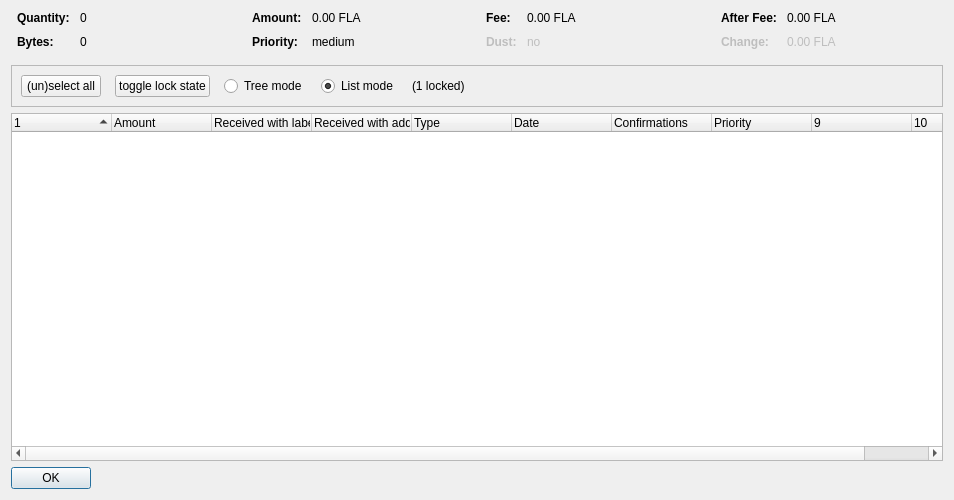
<?xml version="1.0" encoding="UTF-8"?>
<ui version="4.0">
 <class>CoinControlDialog</class>
 <widget class="QDialog" name="CoinControlDialog">
  <property name="geometry">
   <rect>
    <x>0</x>
    <y>0</y>
    <width>954</width>
    <height>500</height>
   </rect>
  </property>
  <property name="windowTitle">
   <string>Coin Selection</string>
  </property>
  <layout class="QVBoxLayout" name="verticalLayout">
   <item>
    <layout class="QHBoxLayout" name="horizontalLayoutTop" stretch="0,0,0,0">
     <property name="topMargin">
      <number>0</number>
     </property>
     <property name="bottomMargin">
      <number>10</number>
     </property>
     <item>
      <layout class="QFormLayout" name="formLayoutCoinControl1">
       <property name="horizontalSpacing">
        <number>10</number>
       </property>
       <property name="verticalSpacing">
        <number>10</number>
       </property>
       <property name="leftMargin">
        <number>6</number>
       </property>
       <property name="rightMargin">
        <number>6</number>
       </property>
       <item row="0" column="0">
        <widget class="QLabel" name="labelCoinControlQuantityText">
         <property name="font">
          <font>
           <weight>75</weight>
           <bold>true</bold>
          </font>
         </property>
         <property name="text">
          <string>Quantity:</string>
         </property>
        </widget>
       </item>
       <item row="0" column="1">
        <widget class="QLabel" name="labelCoinControlQuantity">
         <property name="cursor">
          <cursorShape>IBeamCursor</cursorShape>
         </property>
         <property name="contextMenuPolicy">
          <enum>Qt::ActionsContextMenu</enum>
         </property>
         <property name="text">
          <string notr="true">0</string>
         </property>
         <property name="textInteractionFlags">
          <set>Qt::LinksAccessibleByMouse|Qt::TextSelectableByKeyboard|Qt::TextSelectableByMouse</set>
         </property>
        </widget>
       </item>
       <item row="1" column="0">
        <widget class="QLabel" name="labelCoinControlBytesText">
         <property name="font">
          <font>
           <weight>75</weight>
           <bold>true</bold>
          </font>
         </property>
         <property name="text">
          <string>Bytes:</string>
         </property>
        </widget>
       </item>
       <item row="1" column="1">
        <widget class="QLabel" name="labelCoinControlBytes">
         <property name="cursor">
          <cursorShape>IBeamCursor</cursorShape>
         </property>
         <property name="contextMenuPolicy">
          <enum>Qt::ActionsContextMenu</enum>
         </property>
         <property name="text">
          <string notr="true">0</string>
         </property>
         <property name="textInteractionFlags">
          <set>Qt::LinksAccessibleByMouse|Qt::TextSelectableByKeyboard|Qt::TextSelectableByMouse</set>
         </property>
        </widget>
       </item>
      </layout>
     </item>
     <item>
      <layout class="QFormLayout" name="formLayoutCoinControl2">
       <property name="horizontalSpacing">
        <number>10</number>
       </property>
       <property name="verticalSpacing">
        <number>10</number>
       </property>
       <property name="leftMargin">
        <number>6</number>
       </property>
       <property name="rightMargin">
        <number>6</number>
       </property>
       <item row="0" column="0">
        <widget class="QLabel" name="labelCoinControlAmountText">
         <property name="font">
          <font>
           <weight>75</weight>
           <bold>true</bold>
          </font>
         </property>
         <property name="text">
          <string>Amount:</string>
         </property>
        </widget>
       </item>
       <item row="0" column="1">
        <widget class="QLabel" name="labelCoinControlAmount">
         <property name="cursor">
          <cursorShape>IBeamCursor</cursorShape>
         </property>
         <property name="contextMenuPolicy">
          <enum>Qt::ActionsContextMenu</enum>
         </property>
         <property name="text">
          <string notr="true">0.00 FLA</string>
         </property>
         <property name="textInteractionFlags">
          <set>Qt::LinksAccessibleByMouse|Qt::TextSelectableByKeyboard|Qt::TextSelectableByMouse</set>
         </property>
        </widget>
       </item>
       <item row="1" column="0">
        <widget class="QLabel" name="labelCoinControlPriorityText">
         <property name="font">
          <font>
           <weight>75</weight>
           <bold>true</bold>
          </font>
         </property>
         <property name="text">
          <string>Priority:</string>
         </property>
        </widget>
       </item>
       <item row="1" column="1">
        <widget class="QLabel" name="labelCoinControlPriority">
         <property name="cursor">
          <cursorShape>IBeamCursor</cursorShape>
         </property>
         <property name="contextMenuPolicy">
          <enum>Qt::ActionsContextMenu</enum>
         </property>
         <property name="text">
          <string>medium</string>
         </property>
         <property name="textInteractionFlags">
          <set>Qt::LinksAccessibleByMouse|Qt::TextSelectableByKeyboard|Qt::TextSelectableByMouse</set>
         </property>
        </widget>
       </item>
      </layout>
     </item>
     <item>
      <layout class="QFormLayout" name="formLayoutCoinControl3">
       <property name="horizontalSpacing">
        <number>10</number>
       </property>
       <property name="verticalSpacing">
        <number>10</number>
       </property>
       <property name="leftMargin">
        <number>6</number>
       </property>
       <property name="rightMargin">
        <number>6</number>
       </property>
       <item row="0" column="0">
        <widget class="QLabel" name="labelCoinControlFeeText">
         <property name="font">
          <font>
           <weight>75</weight>
           <bold>true</bold>
          </font>
         </property>
         <property name="text">
          <string>Fee:</string>
         </property>
        </widget>
       </item>
       <item row="0" column="1">
        <widget class="QLabel" name="labelCoinControlFee">
         <property name="cursor">
          <cursorShape>IBeamCursor</cursorShape>
         </property>
         <property name="contextMenuPolicy">
          <enum>Qt::ActionsContextMenu</enum>
         </property>
         <property name="text">
          <string notr="true">0.00 FLA</string>
         </property>
         <property name="textInteractionFlags">
          <set>Qt::LinksAccessibleByMouse|Qt::TextSelectableByKeyboard|Qt::TextSelectableByMouse</set>
         </property>
        </widget>
       </item>
       <item row="1" column="0">
        <widget class="QLabel" name="labelCoinControlLowOutputText">
         <property name="enabled">
          <bool>false</bool>
         </property>
         <property name="font">
          <font>
           <weight>75</weight>
           <bold>true</bold>
          </font>
         </property>
         <property name="text">
          <string>Dust:</string>
         </property>
        </widget>
       </item>
       <item row="1" column="1">
        <widget class="QLabel" name="labelCoinControlLowOutput">
         <property name="enabled">
          <bool>false</bool>
         </property>
         <property name="cursor">
          <cursorShape>IBeamCursor</cursorShape>
         </property>
         <property name="contextMenuPolicy">
          <enum>Qt::ActionsContextMenu</enum>
         </property>
         <property name="text">
          <string>no</string>
         </property>
         <property name="textInteractionFlags">
          <set>Qt::LinksAccessibleByMouse|Qt::TextSelectableByKeyboard|Qt::TextSelectableByMouse</set>
         </property>
        </widget>
       </item>
      </layout>
     </item>
     <item>
      <layout class="QFormLayout" name="formLayoutCoinControl4">
       <property name="horizontalSpacing">
        <number>10</number>
       </property>
       <property name="verticalSpacing">
        <number>10</number>
       </property>
       <property name="leftMargin">
        <number>6</number>
       </property>
       <property name="rightMargin">
        <number>6</number>
       </property>
       <item row="0" column="0">
        <widget class="QLabel" name="labelCoinControlAfterFeeText">
         <property name="font">
          <font>
           <weight>75</weight>
           <bold>true</bold>
          </font>
         </property>
         <property name="text">
          <string>After Fee:</string>
         </property>
        </widget>
       </item>
       <item row="0" column="1">
        <widget class="QLabel" name="labelCoinControlAfterFee">
         <property name="cursor">
          <cursorShape>IBeamCursor</cursorShape>
         </property>
         <property name="contextMenuPolicy">
          <enum>Qt::ActionsContextMenu</enum>
         </property>
         <property name="text">
          <string notr="true">0.00 FLA</string>
         </property>
         <property name="textInteractionFlags">
          <set>Qt::LinksAccessibleByMouse|Qt::TextSelectableByKeyboard|Qt::TextSelectableByMouse</set>
         </property>
        </widget>
       </item>
       <item row="1" column="0">
        <widget class="QLabel" name="labelCoinControlChangeText">
         <property name="enabled">
          <bool>false</bool>
         </property>
         <property name="font">
          <font>
           <weight>75</weight>
           <bold>true</bold>
          </font>
         </property>
         <property name="text">
          <string>Change:</string>
         </property>
        </widget>
       </item>
       <item row="1" column="1">
        <widget class="QLabel" name="labelCoinControlChange">
         <property name="enabled">
          <bool>false</bool>
         </property>
         <property name="cursor">
          <cursorShape>IBeamCursor</cursorShape>
         </property>
         <property name="contextMenuPolicy">
          <enum>Qt::ActionsContextMenu</enum>
         </property>
         <property name="text">
          <string notr="true">0.00 FLA</string>
         </property>
         <property name="textInteractionFlags">
          <set>Qt::LinksAccessibleByMouse|Qt::TextSelectableByKeyboard|Qt::TextSelectableByMouse</set>
         </property>
        </widget>
       </item>
      </layout>
     </item>
    </layout>
   </item>
   <item>
    <widget class="QFrame" name="frame">
     <property name="minimumSize">
      <size>
       <width>0</width>
       <height>40</height>
      </size>
     </property>
     <property name="frameShape">
      <enum>QFrame::StyledPanel</enum>
     </property>
     <property name="frameShadow">
      <enum>QFrame::Sunken</enum>
     </property>
     <layout class="QHBoxLayout" name="horizontalLayout">
      <item>
       <layout class="QHBoxLayout" name="horizontalLayoutPanel" stretch="0,0,0,0,0,0">
        <property name="spacing">
         <number>14</number>
        </property>
        <item>
         <widget class="QPushButton" name="pushButtonSelectAll">
          <property name="sizePolicy">
           <sizepolicy hsizetype="Maximum" vsizetype="Fixed">
            <horstretch>0</horstretch>
            <verstretch>0</verstretch>
           </sizepolicy>
          </property>
          <property name="text">
           <string>(un)select all</string>
          </property>
          <property name="autoDefault">
           <bool>false</bool>
          </property>
         </widget>
        </item>
        <item>
         <widget class="QPushButton" name="pushButtonToggleLock">
          <property name="sizePolicy">
           <sizepolicy hsizetype="Maximum" vsizetype="Fixed">
            <horstretch>0</horstretch>
            <verstretch>0</verstretch>
           </sizepolicy>
          </property>
          <property name="text">
           <string>toggle lock state</string>
          </property>
          <property name="autoDefault">
           <bool>false</bool>
          </property>
         </widget>
        </item>
        <item>
         <widget class="QRadioButton" name="radioTreeMode">
          <property name="sizePolicy">
           <sizepolicy hsizetype="Maximum" vsizetype="Fixed">
            <horstretch>0</horstretch>
            <verstretch>0</verstretch>
           </sizepolicy>
          </property>
          <property name="text">
           <string>Tree mode</string>
          </property>
         </widget>
        </item>
        <item>
         <widget class="QRadioButton" name="radioListMode">
          <property name="sizePolicy">
           <sizepolicy hsizetype="Maximum" vsizetype="Fixed">
            <horstretch>0</horstretch>
            <verstretch>0</verstretch>
           </sizepolicy>
          </property>
          <property name="text">
           <string>List mode</string>
          </property>
          <property name="checked">
           <bool>true</bool>
          </property>
         </widget>
        </item>
        <item>
         <widget class="QLabel" name="labelLocked">
          <property name="text">
           <string>(1 locked)</string>
          </property>
         </widget>
        </item>
        <item>
         <spacer name="horizontalSpacer">
          <property name="orientation">
           <enum>Qt::Horizontal</enum>
          </property>
          <property name="sizeHint" stdset="0">
           <size>
            <width>40</width>
            <height>20</height>
           </size>
          </property>
         </spacer>
        </item>
       </layout>
      </item>
     </layout>
    </widget>
   </item>
   <item>
    <widget class="CoinControlTreeWidget" name="treeWidget">
     <property name="contextMenuPolicy">
      <enum>Qt::CustomContextMenu</enum>
     </property>
     <property name="sortingEnabled">
      <bool>false</bool>
     </property>
     <property name="columnCount">
      <number>10</number>
     </property>
     <attribute name="headerShowSortIndicator" stdset="0">
      <bool>true</bool>
     </attribute>
     <attribute name="headerStretchLastSection">
      <bool>false</bool>
     </attribute>
     <column>
      <property name="text">
       <string/>
      </property>
     </column>
     <column>
      <property name="text">
       <string>Amount</string>
      </property>
     </column>
     <column>
      <property name="text">
       <string>Received with label</string>
      </property>
     </column>
     <column>
      <property name="text">
       <string>Received with address</string>
      </property>
     </column>
     <column>
      <property name="text">
       <string>Type</string>
      </property>
     </column>
     <column>
      <property name="text">
       <string>Date</string>
      </property>
     </column>
     <column>
      <property name="text">
       <string>Confirmations</string>
      </property>
      <property name="toolTip">
       <string>Confirmed</string>
      </property>
     </column>
     <column>
      <property name="text">
       <string>Priority</string>
      </property>
     </column>
     <column>
      <property name="text">
       <string/>
      </property>
     </column>
     <column>
      <property name="text">
       <string/>
      </property>
     </column>
    </widget>
   </item>
   <item>
    <widget class="QDialogButtonBox" name="buttonBox">
     <property name="sizePolicy">
      <sizepolicy hsizetype="Maximum" vsizetype="Fixed">
       <horstretch>0</horstretch>
       <verstretch>0</verstretch>
      </sizepolicy>
     </property>
     <property name="orientation">
      <enum>Qt::Horizontal</enum>
     </property>
     <property name="standardButtons">
      <set>QDialogButtonBox::Ok</set>
     </property>
    </widget>
   </item>
  </layout>
 </widget>
 <customwidgets>
  <customwidget>
   <class>CoinControlTreeWidget</class>
   <extends>QTreeWidget</extends>
   <header>coincontroltreewidget.h</header>
  </customwidget>
 </customwidgets>
 <resources/>
 <connections/>
</ui>
